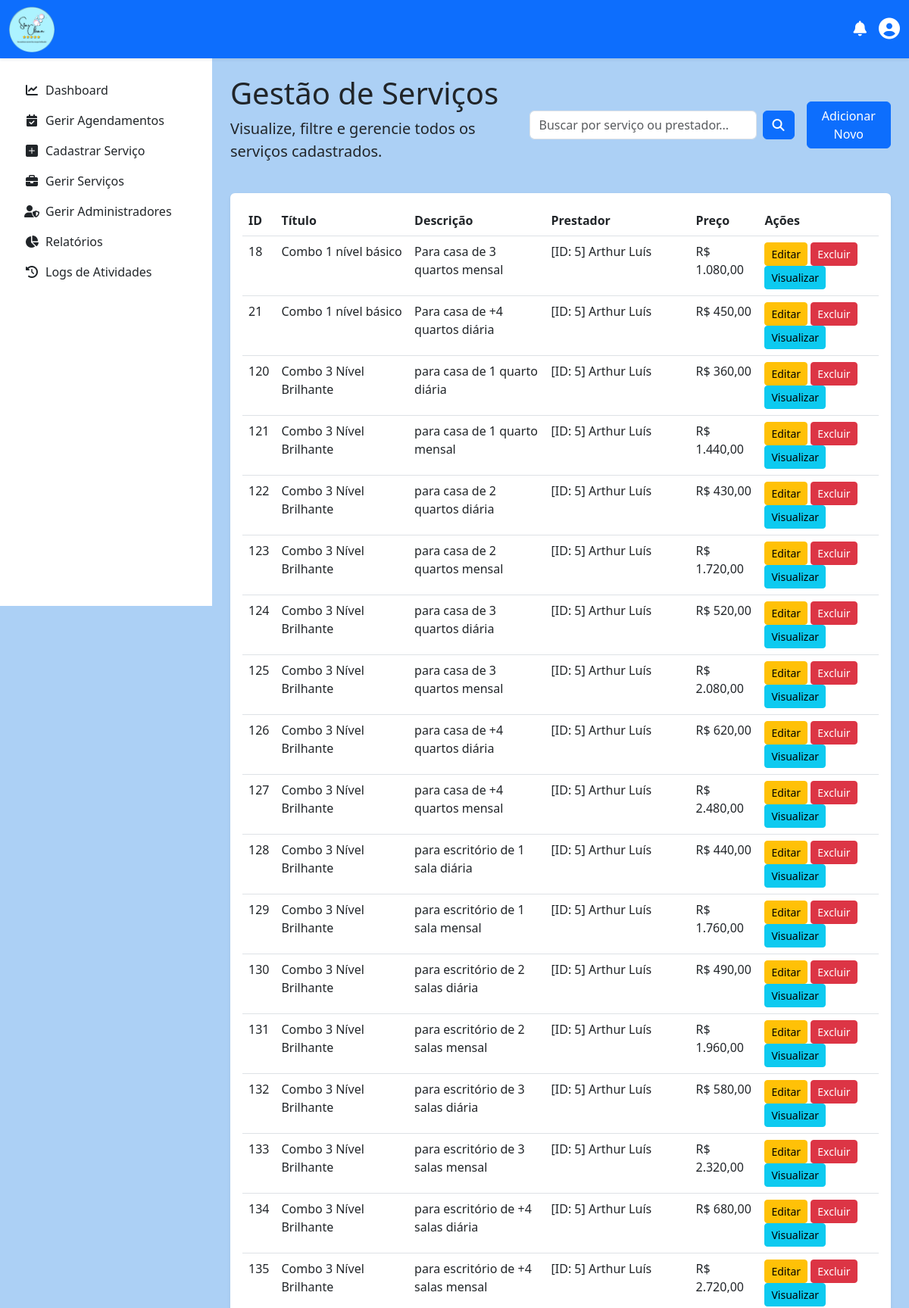
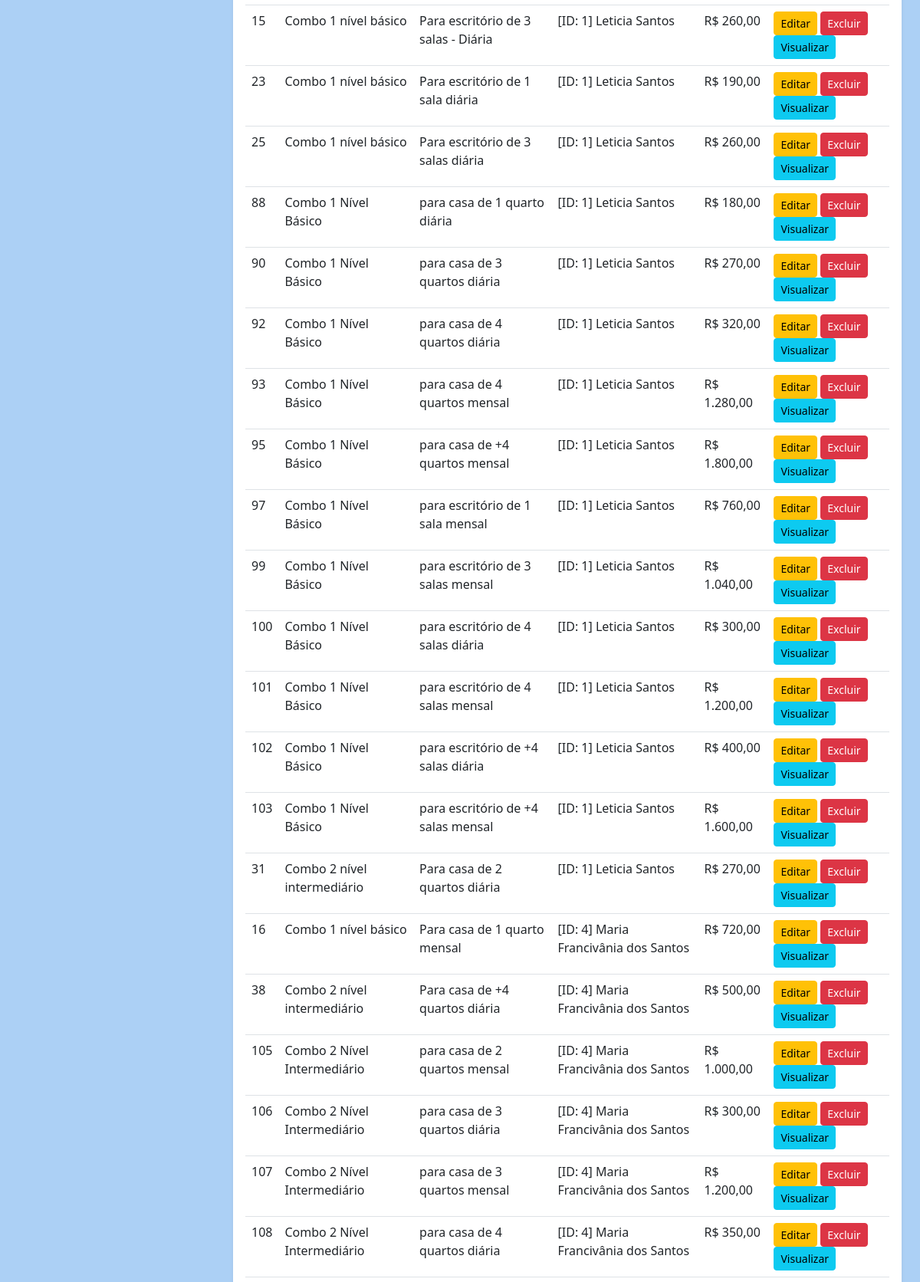
/admin/gerir_servicos.php (signed in, upper part), run on the app's committed database (2 pictures, top to bottom).
### tables this page shows
CREATE TABLE `servico` (
  `id` int(11) NOT NULL,
  `titulo` varchar(100) NOT NULL,
  `descricao` text NOT NULL,
  `preco` double NOT NULL,
  `duracao_estimada` time DEFAULT NULL,
  `prestador_id` int(11) NOT NULL,
  `oculto` tinyint(1) NOT NULL DEFAULT 0 COMMENT '0 = visível, 1 = oculto'
);

CREATE TABLE `prestador` (
  `id` int(11) NOT NULL,
  `nome` varchar(100) NOT NULL,
  `sobrenome` varchar(100) NOT NULL,
  `cpf` varchar(18) NOT NULL,
  `email` varchar(150) NOT NULL,
  `telefone` varchar(20) NOT NULL,
  `especialidade` varchar(100) NOT NULL,
  `password` varchar(255) NOT NULL,
  `receber_notificacoes_email` tinyint(1) NOT NULL DEFAULT 1,
  `descricao` text NOT NULL,
  `criado_em` timestamp NOT NULL DEFAULT current_timestamp(),
  `atualizado_em` timestamp NOT NULL DEFAULT current_timestamp() ON UPDATE current_timestamp(),
  `Administrador_id` int(11) NOT NULL
);

### admin/gerir_servicos.php (the view, shortened to what this page needs)
<?php
$servicos = [];
$termo_busca = $_GET['q'] ?? '';
try {
    $pdo = obterConexaoPDO();
    $params = [];
    $sql = "SELECT s.id, s.titulo, s.descricao, s.preco, p.nome AS nome_prestador, p.id AS prestador_id
         FROM Servico s
         JOIN Prestador p ON s.prestador_id = p.id";
    $sql .= " ORDER BY p.nome, s.titulo ASC";
    $stmt = $pdo->prepare($sql);
    $stmt->execute($params);
    $servicos = $stmt->fetchAll(PDO::FETCH_ASSOC);
} catch (PDOException $e) {
    error_log("Erro ao buscar os serviços do Admin: " . $e->getMessage());
    $mensagem_erro = '<div class="alert alert-danger">Erro ao carregar a lista de serviços.</div>';
}
include '../includes/header.php';
include '../includes/navbar_logged_in.php';
?>
        <?php include '../includes/menu.php'; ?>
<main class="d-flex">
    <?php include '../includes/sidebar.php'; ?>
    <div class="container-fluid p-4 flex-grow-1">
        <div class="d-flex justify-content-between align-items-center mb-4">
            <div>
                <h1>Gestão de Serviços</h1>
                <p class="lead">Visualize, filtre e gerencie todos os serviços cadastrados.</p>
            </div>
            <form method="GET" action="gerir_servicos.php" class="d-flex align-items-center">
                <input class="form-control me-2" type="search" name="q" placeholder="Buscar por serviço ou prestador..." value="<?= htmlspecialchars($termo_busca) ?>" style="width: 300px;">
                <button class="btn btn-primary" type="submit"><i class="fas fa-search"></i></button>
            </form>
            <a href="adicionar_servico.php" class="btn btn-primary ms-3">Adicionar Novo</a>
        </div>
        <div class="card border-0 shadow-sm">
            <div class="card-body">
                <div class="table-responsive">
                    <table class="table table-hover">
                        <thead>
                            <tr>
                                <th>ID</th>
                                <th>Título</th>
                                <th>Descrição</th>
                                <th>Prestador</th>
                                <th>Preço</th>
                                <th>Ações</th>
                            </tr>
                        </thead>
                        <tbody>
                            <?php if (empty($servicos)): ?>
                                <tr>
                                    <td colspan="6" class="text-center">Nenhum serviço cadastrado no sistema.</td>
                                </tr>
                            <?php else: ?>
                                <?php foreach ($servicos as $servico): ?>
                                    <tr>
                                        <td><?= htmlspecialchars($servico['id']) ?></td>
                                        <td><?= htmlspecialchars($servico['titulo']) ?></td>
                                        <td><?= htmlspecialchars($servico['descricao']) ?></td>
                                        <td>[ID: <?= htmlspecialchars($servico['prestador_id']) ?>] <?= htmlspecialchars($servico['nome_prestador']) ?></td>
                                        <td>R$ <?= number_format($servico['preco'], 2, ',', '.') ?></td>
                                        <td>
                                            <a href="editar_servico.php?id=<?= $servico['id'] ?>" class="btn btn-sm btn-warning">Editar</a>
                                            <a href="excluir_servico.php?id=<?= $servico['id'] ?>" class="btn btn-sm btn-danger" onclick="return confirm('Tem certeza que deseja EXCLUIR este serviço? Esta ação é permanente.');">Excluir</a>
                                            <a href="vizualizar_servico.php?id=<?= $servico['id'] ?>" class="btn btn-sm btn-info">Visualizar</a>
                                        </td>
                                    </tr>
                                <?php endforeach; ?>
                            <?php endif; ?>
                        </tbody>
                    </table>
                </div>
            </div>
        </div>
    </div>
</main>
<?php include '../includes/footer.php'; ?>

### includes/star_clean.css (style rules this page uses)
body { padding-top: 75px; }
.card-body { min-height: 220px; }
.card { transition: transform 0.3s ease, box-shadow 0.3s ease; }
@media (min-width: 768px) { main.d-flex > .flex-grow-1 { margin-left: 280px; } }
main.d-flex { flex-grow: 1; }

### data on the page
servico: id "18", titulo "Combo 1 nível básico", descricao "Para casa de 3 quartos mensal", prestador "5", prestador.nome "Arthur Luís", preco "1.080,00"
servico: id "21", titulo "Combo 1 nível básico", descricao "Para casa de +4 quartos diária", prestador "5", prestador.nome "Arthur Luís", preco "450,00"
servico: id "120", titulo "Combo 3 Nível Brilhante", descricao "para casa de 1 quarto diária", prestador "5", prestador.nome "Arthur Luís", preco "360,00"
servico: id "121", titulo "Combo 3 Nível Brilhante", descricao "para casa de 1 quarto mensal", prestador "5", prestador.nome "Arthur Luís", preco "1.440,00"
servico: id "122", titulo "Combo 3 Nível Brilhante", descricao "para casa de 2 quartos diária", prestador "5", prestador.nome "Arthur Luís", preco "430,00"
servico: id "123", titulo "Combo 3 Nível Brilhante", descricao "para casa de 2 quartos mensal", prestador "5", prestador.nome "Arthur Luís", preco "1.720,00"
servico: id "124", titulo "Combo 3 Nível Brilhante", descricao "para casa de 3 quartos diária", prestador "5", prestador.nome "Arthur Luís", preco "520,00"
servico: id "125", titulo "Combo 3 Nível Brilhante", descricao "para casa de 3 quartos mensal", prestador "5", prestador.nome "Arthur Luís", preco "2.080,00"
servico: id "126", titulo "Combo 3 Nível Brilhante", descricao "para casa de +4 quartos diária", prestador "5", prestador.nome "Arthur Luís", preco "620,00"
servico: id "127", titulo "Combo 3 Nível Brilhante", descricao "para casa de +4 quartos mensal", prestador "5", prestador.nome "Arthur Luís", preco "2.480,00"
servico: id "128", titulo "Combo 3 Nível Brilhante", descricao "para escritório de 1 sala diária", prestador "5", prestador.nome "Arthur Luís", preco "440,00"
servico: id "129", titulo "Combo 3 Nível Brilhante", descricao "para escritório de 1 sala mensal", prestador "5", prestador.nome "Arthur Luís", preco "1.760,00"
servico: id "130", titulo "Combo 3 Nível Brilhante", descricao "para escritório de 2 salas diária", prestador "5", prestador.nome "Arthur Luís", preco "490,00"
servico: id "131", titulo "Combo 3 Nível Brilhante", descricao "para escritório de 2 salas mensal", prestador "5", prestador.nome "Arthur Luís", preco "1.960,00"
servico: id "132", titulo "Combo 3 Nível Brilhante", descricao "para escritório de 3 salas diária", prestador "5", prestador.nome "Arthur Luís", preco "580,00"
servico: id "133", titulo "Combo 3 Nível Brilhante", descricao "para escritório de 3 salas mensal", prestador "5", prestador.nome "Arthur Luís", preco "2.320,00"
servico: id "134", titulo "Combo 3 Nível Brilhante", descricao "para escritório de +4 salas diária", prestador "5", prestador.nome "Arthur Luís", preco "680,00"
servico: id "135", titulo "Combo 3 Nível Brilhante", descricao "para escritório de +4 salas mensal", prestador "5", prestador.nome "Arthur Luís", preco "2.720,00"
servico: id "15", titulo "Combo 1 nível básico", descricao "Para escritório de 3 salas - Diária", prestador "1", prestador.nome "Leticia Santos", preco "260,00"
servico: id "23", titulo "Combo 1 nível básico", descricao "Para escritório de 1 sala diária", prestador "1", prestador.nome "Leticia Santos", preco "190,00"
servico: id "25", titulo "Combo 1 nível básico", descricao "Para escritório de 3 salas diária", prestador "1", prestador.nome "Leticia Santos", preco "260,00"
servico: id "88", titulo "Combo 1 Nível Básico", descricao "para casa de 1 quarto diária", prestador "1", prestador.nome "Leticia Santos", preco "180,00"
servico: id "90", titulo "Combo 1 Nível Básico", descricao "para casa de 3 quartos diária", prestador "1", prestador.nome "Leticia Santos", preco "270,00"
servico: id "92", titulo "Combo 1 Nível Básico", descricao "para casa de 4 quartos diária", prestador "1", prestador.nome "Leticia Santos", preco "320,00"
servico: id "93", titulo "Combo 1 Nível Básico", descricao "para casa de 4 quartos mensal", prestador "1", prestador.nome "Leticia Santos", preco "1.280,00"
servico: id "95", titulo "Combo 1 Nível Básico", descricao "para casa de +4 quartos mensal", prestador "1", prestador.nome "Leticia Santos", preco "1.800,00"
servico: id "97", titulo "Combo 1 Nível Básico", descricao "para escritório de 1 sala mensal", prestador "1", prestador.nome "Leticia Santos", preco "760,00"
servico: id "99", titulo "Combo 1 Nível Básico", descricao "para escritório de 3 salas mensal", prestador "1", prestador.nome "Leticia Santos", preco "1.040,00"
servico: id "100", titulo "Combo 1 Nível Básico", descricao "para escritório de 4 salas diária", prestador "1", prestador.nome "Leticia Santos", preco "300,00"
servico: id "101", titulo "Combo 1 Nível Básico", descricao "para escritório de 4 salas mensal", prestador "1", prestador.nome "Leticia Santos", preco "1.200,00"
servico: id "102", titulo "Combo 1 Nível Básico", descricao "para escritório de +4 salas diária", prestador "1", prestador.nome "Leticia Santos", preco "400,00"
servico: id "103", titulo "Combo 1 Nível Básico", descricao "para escritório de +4 salas mensal", prestador "1", prestador.nome "Leticia Santos", preco "1.600,00"
servico: id "31", titulo "Combo 2 nível intermediário", descricao "Para casa de 2 quartos diária", prestador "1", prestador.nome "Leticia Santos", preco "270,00"
servico: id "16", titulo "Combo 1 nível básico", descricao "Para casa de 1 quarto mensal", prestador "4", prestador.nome "Maria Francivânia dos Santos", preco "720,00"
servico: id "38", titulo "Combo 2 nível intermediário", descricao "Para casa de +4 quartos diária", prestador "4", prestador.nome "Maria Francivânia dos Santos", preco "500,00"
servico: id "105", titulo "Combo 2 Nível Intermediário", descricao "para casa de 2 quartos mensal", prestador "4", prestador.nome "Maria Francivânia dos Santos", preco "1.000,00"
servico: id "106", titulo "Combo 2 Nível Intermediário", descricao "para casa de 3 quartos diária", prestador "4", prestador.nome "Maria Francivânia dos Santos", preco "300,00"
servico: id "107", titulo "Combo 2 Nível Intermediário", descricao "para casa de 3 quartos mensal", prestador "4", prestador.nome "Maria Francivânia dos Santos", preco "1.200,00"
servico: id "108", titulo "Combo 2 Nível Intermediário", descricao "para casa de 4 quartos diária", prestador "4", prestador.nome "Maria Francivânia dos Santos", preco "350,00"
